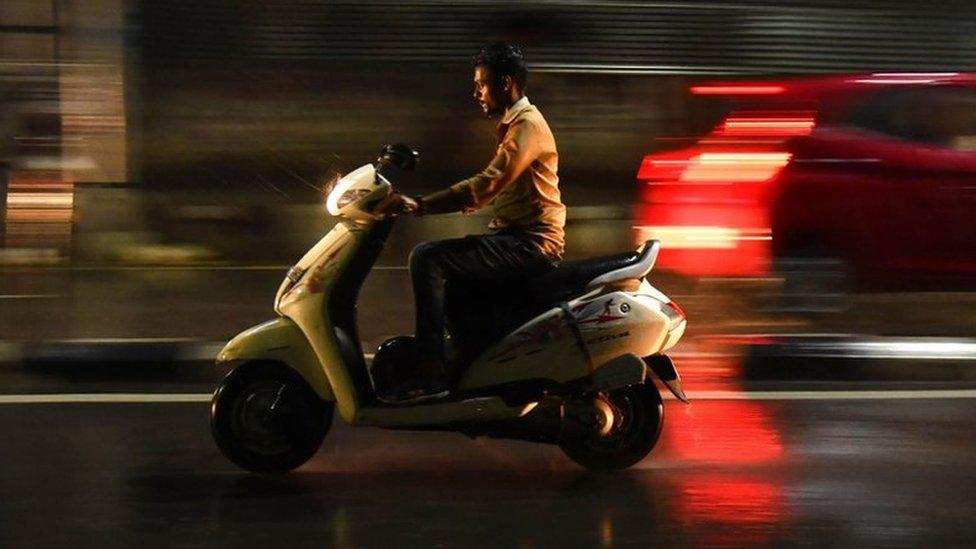
#> input picture data/eval/dl_helmet/test/images/14_jpg.rf.b8e606a2377aea36d43ff2299d8e05b0.jpg, 976 x 549 px
$ python -i features.py   (imports and definitions only)
#> lines starting #> are read from the running program, lines starting #| are printed output that depends on the picture
#> further down, picture is the input picture: shape (549, 976, 3); mean B, G, R 28.8, 40.9, 64.6
"""
Shared feature extraction for the sklearn classifiers (helmet, seatbelt,
signal-state). HOG captures shape/edges (helmet contour, seatbelt diagonal
strap line), color histogram captures color (signal light state, skin vs.
helmet material, dark cabin vs. bright strap).

Keep this deterministic and dependency-light (skimage + opencv only) since
it has to run identically at train time and inference time — any drift
here silently tanks classifier accuracy in a way that's hard to debug.
"""

from __future__ import annotations

import cv2
import numpy as np
from skimage.feature import hog

# Resize target before feature extraction. Fixed size is required because
# HOG's output length depends on input dimensions.
DEFAULT_RESIZE = (128, 128)

HOG_PARAMS = dict(
    orientations=9,
    pixels_per_cell=(8, 8),
    cells_per_block=(2, 2),
    block_norm="L2-Hys",
    feature_vector=True,
)

COLOR_HIST_BINS = 16  # per channel, per color space


def _resize(crop: np.ndarray, size: tuple[int, int] = DEFAULT_RESIZE) -> np.ndarray:
    if crop.size == 0:
        raise ValueError("Empty crop passed to feature extractor.")
    return cv2.resize(crop, size, interpolation=cv2.INTER_AREA)


def apply_clahe(bgr: np.ndarray) -> np.ndarray:
    """
    Contrast-limited adaptive histogram equalization on the L channel.
    Guide section 2.C / 5: CLAHE is preprocessing applied identically at
    train and inference time on dark/glare-prone crops (seatbelt cabin,
    plates). Call this BEFORE feature extraction for those classifiers.
    """
    lab = cv2.cvtColor(bgr, cv2.COLOR_BGR2LAB)
#> lab: shape (549, 976, 3); mean of channels 0, 1, 2 49, 136.2, 140.1
    l_channel, a, b = cv2.split(lab)
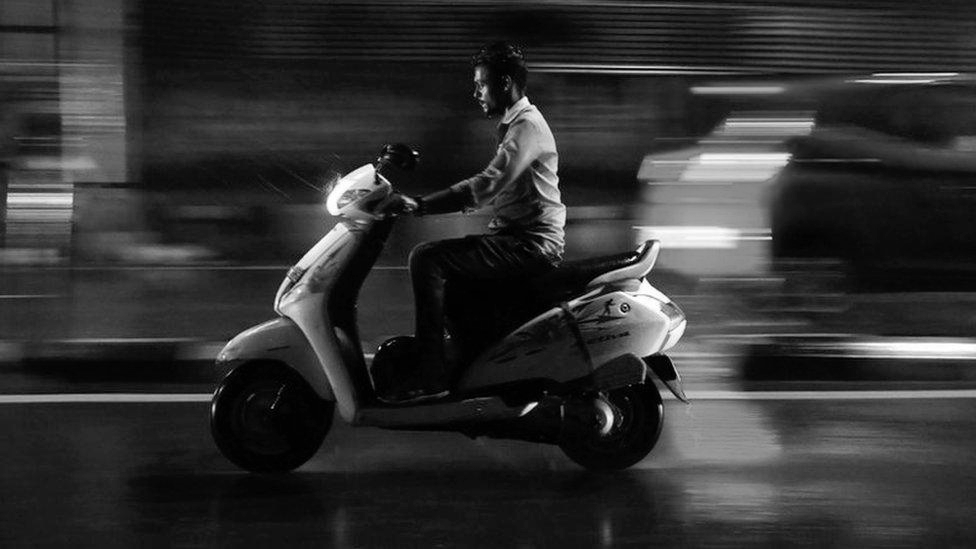
#> l_channel: shape (549, 976); min 0, max 255, mean 49
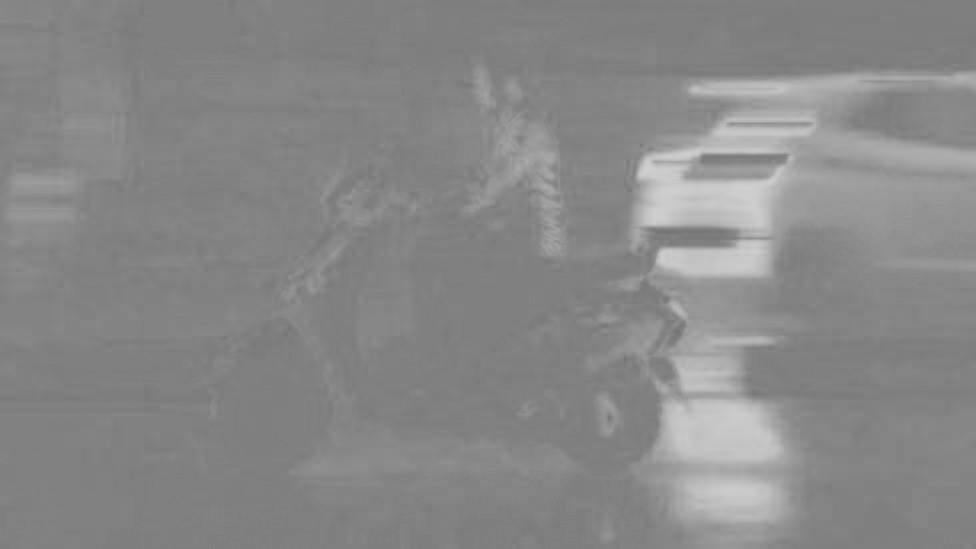
#> a: shape (549, 976); min 116, max 207, mean 136.2
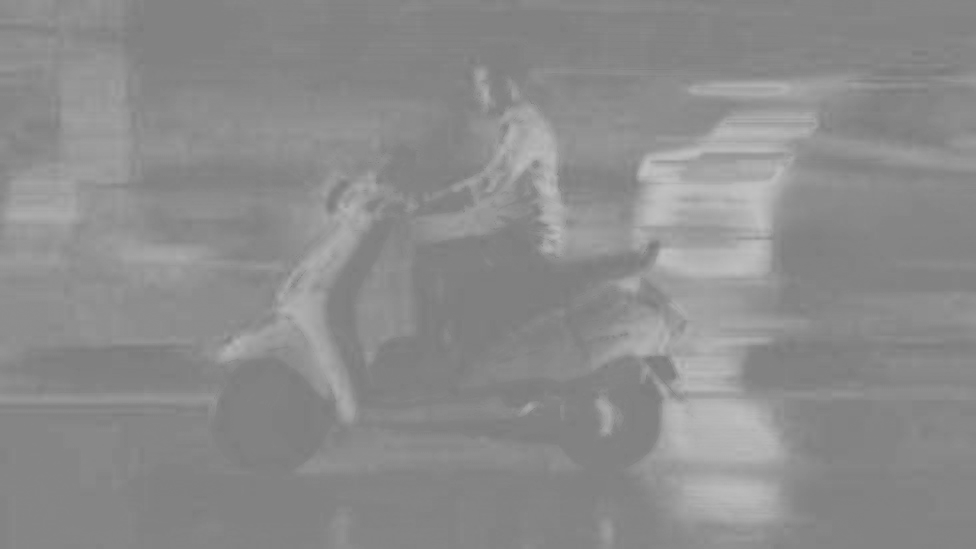
#> b: shape (549, 976); min 121, max 194, mean 140.1
    clahe = cv2.createCLAHE(clipLimit=2.0, tileGridSize=(8, 8))
    l_eq = clahe.apply(l_channel)
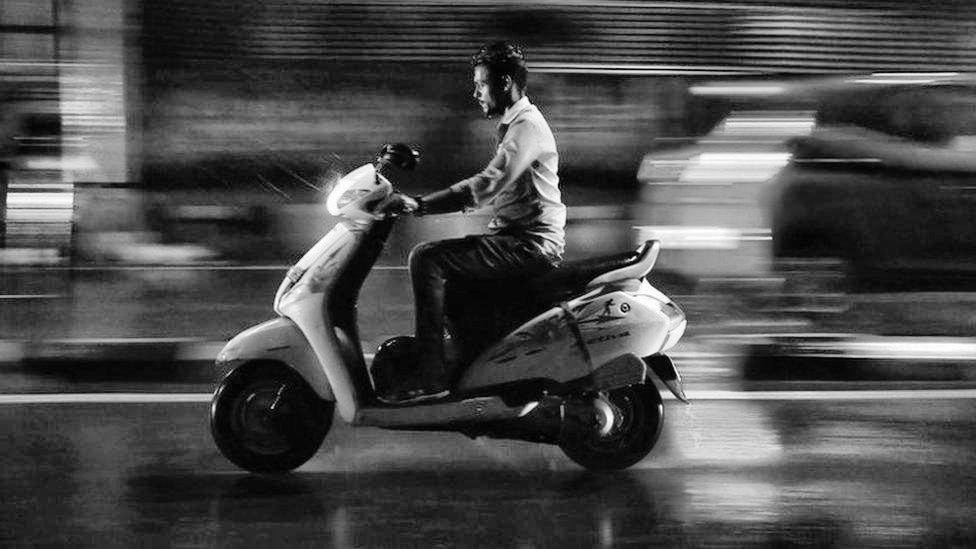
#> l_eq: shape (549, 976); min 0, max 255, mean 74.3
    merged = cv2.merge((l_eq, a, b))
#> merged: shape (549, 976, 3); mean of channels 0, 1, 2 74.3, 136.2, 140.1
    return cv2.cvtColor(merged, cv2.COLOR_LAB2BGR)
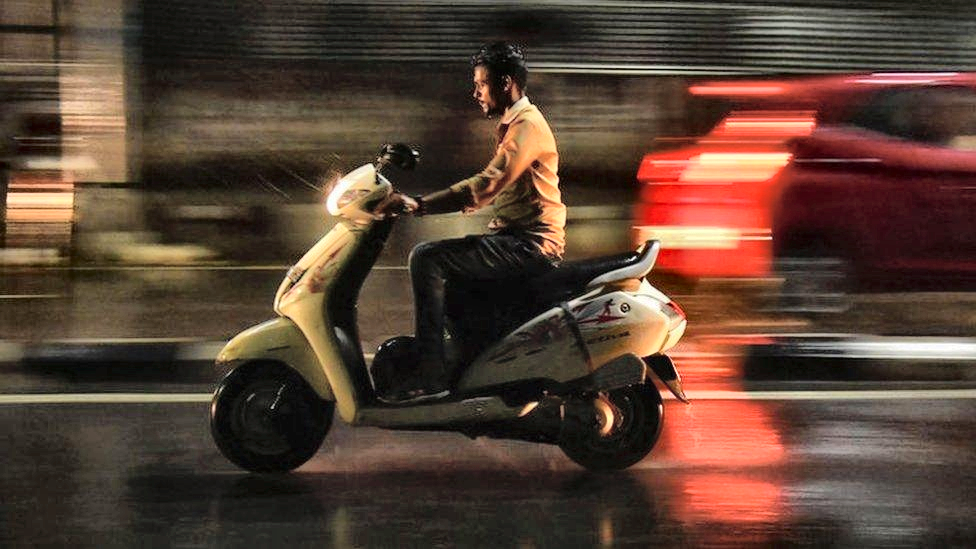
#> returned value: shape (549, 976, 3); mean B, G, R 51.5, 64.6, 87.8


def extract_hog(crop_bgr: np.ndarray, resize: tuple[int, int] = DEFAULT_RESIZE) -> np.ndarray:
    gray = cv2.cvtColor(_resize(crop_bgr, resize), cv2.COLOR_BGR2GRAY)
    features = hog(gray, **HOG_PARAMS)
    return features.astype(np.float32)


def extract_color_histogram(crop_bgr: np.ndarray, bins: int = COLOR_HIST_BINS) -> np.ndarray:
    """
    HSV histogram, normalized. HSV chosen over RGB because hue isolation
    is what makes the signal-light classifier and helmet-color separation
    robust to brightness changes (day vs. night, glare).
    """
    hsv = cv2.cvtColor(crop_bgr, cv2.COLOR_BGR2HSV)
    hist_channels = []
    for ch in range(3):
        hist = cv2.calcHist([hsv], [ch], None, [bins], [0, 256])
        cv2.normalize(hist, hist)
        hist_channels.append(hist.flatten())
    return np.concatenate(hist_channels).astype(np.float32)


def extract_features(crop_bgr: np.ndarray, use_clahe: bool = False,
                      resize: tuple[int, int] = DEFAULT_RESIZE) -> np.ndarray:
    """
    Concatenated HOG + color histogram feature vector for one crop.
    This is the single function both training and inference call —
    do not duplicate this logic elsewhere.
    """
    if use_clahe:
        crop_bgr = apply_clahe(crop_bgr)
    resized = _resize(crop_bgr, resize)
    hog_feat = extract_hog(resized, resize)
    color_feat = extract_color_histogram(resized)
    return np.concatenate([hog_feat, color_feat])

>>> import cv2
>>> picture = cv2.imread('../../../data/eval/dl_helmet/test/images/14_jpg.rf.b8e606a2377aea36d43ff2299d8e05b0.jpg')
>>> result = apply_clahe(picture)
